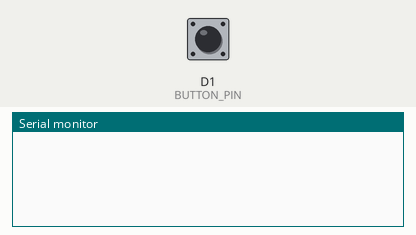
This sketch was run on a simulated ESP8266 (NodeMCU). Shown: the last lines printed to the serial monitor. The inputs (shaded band) are chosen by the test bench; at power-on: D1 (BUTTON_PIN) LOW.

Above: at 1.2 s.
1.3 s: D1 (BUTTON_PIN) pulled HIGH for 0.15 s
At 2.4 s:
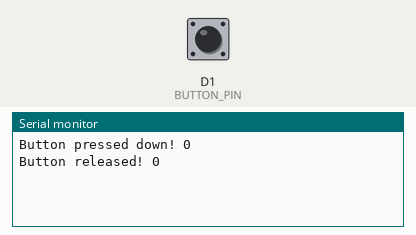
2.9 s: D1 (BUTTON_PIN) pulled HIGH for 1 s
At 3.7 s:
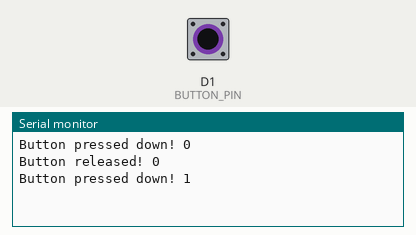
5.4 s: D1 (BUTTON_PIN) pulled HIGH for 0.15 s
At 6.7 s:
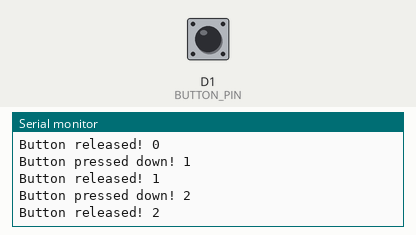

Measured:
- after the input at 1.3 s, the serial monitor: prints a new line at once (image 1)
- after the input at 2.9 s, the serial monitor: prints a new line at once (image 2)
- after the input at 5.4 s, the serial monitor: prints a new line at once (image 3)

The sketch:

button-debouncer.ino
```cpp
/* For more info about ESP8266 on Arduino, see
   https://arduino-esp8266.readthedocs.io/en/latest/
*/

const uint8_t BUTTON_PIN = D1;
const uint32_t DEBOUNCE_DELAY = 50;

uint32_t edge_positive_count = 0;
uint32_t edge_negative_count = 0;

typedef struct {
	uint8_t state;
	uint8_t previous_state;
	uint8_t edge; // change state
	uint8_t edge_positive; // rising edge
	uint8_t edge_negative; // falling edge
	uint32_t previous_time;
} edge_t;

edge_t btn;

/* See interrupts, https://arduino-esp8266.readthedocs.io/en/latest/reference.html#interrupts */
IRAM_ATTR void edge_detect() {
	btn.previous_state = btn.state;
	btn.state = digitalRead(BUTTON_PIN);
	btn.edge = btn.state ^ btn.previous_state;
	btn.edge_positive = btn.edge & btn.state;
	btn.edge_negative = btn.edge & btn.previous_state;

	if (!btn.edge) return;
	if ((millis() - btn.previous_time) <= DEBOUNCE_DELAY) return;

	if (btn.edge_positive) {
		Serial.print(F("Button pressed down! "));
		Serial.println(edge_positive_count++);
	} else if (btn.edge_negative) {
		Serial.print(F("Button released! "));
		Serial.println(edge_negative_count++);
	}

	btn.previous_time = millis();
}

void setup() {
	Serial.begin(115200);
	while (!Serial) Serial.println(F("Serial is ready!"));

	pinMode(BUTTON_PIN, INPUT);
	btn.state = digitalRead(BUTTON_PIN);
	btn.previous_time = millis();

	// Attach interrupt for edge detection
	attachInterrupt(digitalPinToInterrupt(BUTTON_PIN), edge_detect, CHANGE);
}

void loop() {
	// Your code here
}
```
